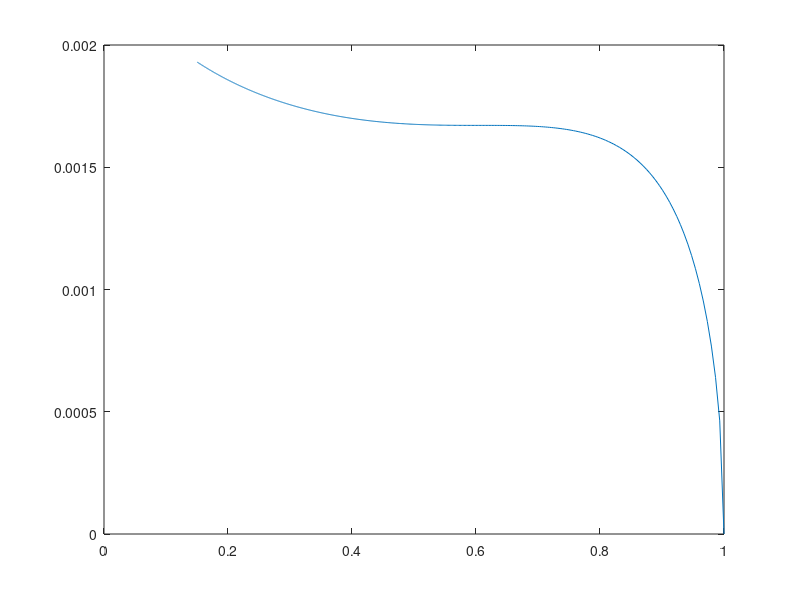

MATLAB code to generate this figure:
clear,clc
t=linspace(0,10,1000);
m=pi*(6.37*10^(-3))^2/4.*sqrt(2*5.5*10^5/200).*sqrt(t./(t-1).*((2./(t+1)).^(2./(t+1)).*(1-2./(t+1))));
r=(2./(t+1)).^(t./(t-1));
plot(r,m)